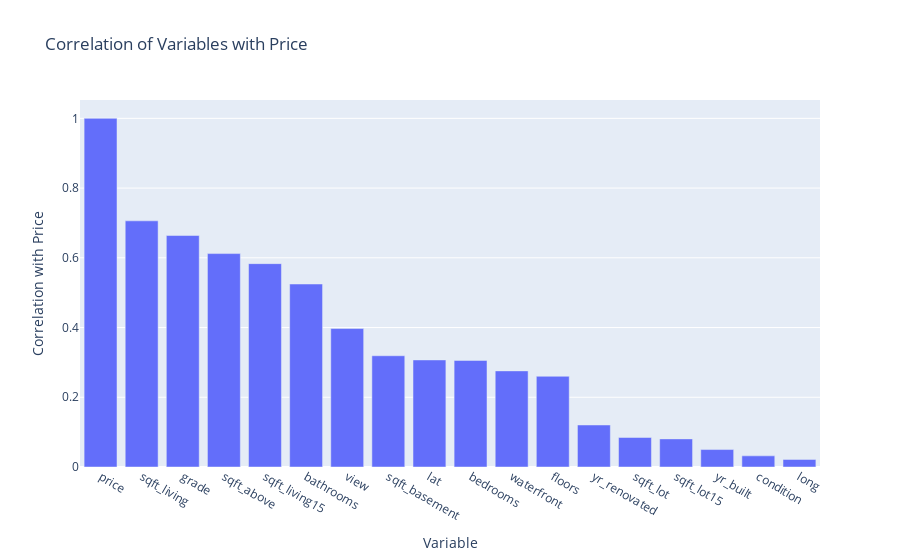
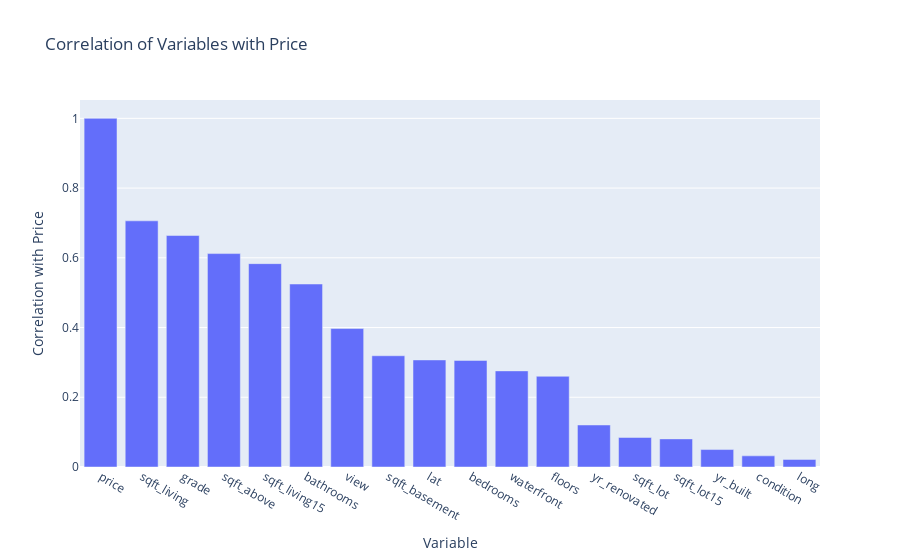

The cell these charts' notebook holds for them, in order:
### Markdown cell above
# Hypothesis 1 - Price Drivers

### Hypothesis: Not all factors have the same influence on the price!
and some factors might be interesting to my client that are beneficial in finding lower prices and/or selling higher

### Code cell
hypothesis1 = housing.copy()
price_corr = housing.copy()

#Exclude NaN Columns
price_corr_row = price_corr.dropna(axis=0,how='any')
price_corr_col = price_corr.dropna(axis=1, how='any')

# Exclude non-numeric columns from correlation analysis
price_corr_row.drop(columns=['house_id','sales_id', 'zipcode'], inplace=True)
price_corr_col.drop(columns=['house_id','sales_id', 'zipcode'], inplace=True)
numeric_columns = price_corr_row.select_dtypes(include=['int', 'float']).columns
numeric_columns_col = price_corr_col.select_dtypes(include=['int', 'float']).columns
correlation_matrix1 = price_corr_row[numeric_columns].corr()
correlation_matrix2 = price_corr_row[numeric_columns].corr()


#Sort correlation coefficients by magnitude
price_correlation1 = correlation_matrix1['price'].sort_values(ascending=False)
price_correlation2 = correlation_matrix2['price'].sort_values(ascending=False)

# Plot of the results
fig1 = px.bar(x=price_correlation1.index, y=price_correlation1.values, 
             labels={'x': 'Variable', 'y': 'Correlation with Price'},
             title='Correlation of Variables with Price')
fig2 = px.bar(x=price_correlation2.index, y=price_correlation2.values, 
             labels={'x': 'Variable', 'y': 'Correlation with Price'},
             title='Correlation of Variables with Price')
fig1.show()
fig2.show()

#Identical results - Therefore merging one Matrix
correlation_matrix = price_correlation1
del(correlation_matrix2, price_correlation1, price_correlation2, price_corr_row, price_corr_col)

### Figure 1 — Plotly figure (JSON) as saved in the notebook; plotly's stock layout.template omitted (floating-point values rounded to 4 significant figures)
{"data": [{"alignmentgroup": "True", "hovertemplate": "Variable=%{x}<br>Correlation with Price=%{y}<extra></extra>", "legendgroup": "", "marker": {"color": "#636efa", "pattern": {"shape": ""}}, "name": "", "offsetgroup": "", "orientation": "v", "showlegend": false, "textposition": "auto", "type": "bar", "x": ["price", "sqft_living", "grade", "sqft_above", "sqft_living15", "bathrooms", "view", "sqft_basement", "lat", "bedrooms", "waterfront", "floors", "yr_renovated", "sqft_lot", "sqft_lot15", "yr_built", "condition", "long"], "xaxis": "x", "y": [1, 0.7061, 0.6639, 0.6121, 0.5833, 0.5248, 0.3971, 0.3191, 0.3071, 0.3057, 0.2757, 0.2602, 0.1205, 0.08467, 0.08064, 0.05002, 0.03199, 0.02171], "yaxis": "y"}], "layout": {"barmode": "relative", "legend": {"tracegroupgap": 0}, "title": {"text": "Correlation of Variables with Price"}, "xaxis": {"anchor": "y", "domain": [0, 1], "title": {"text": "Variable"}}, "yaxis": {"anchor": "x", "domain": [0, 1], "title": {"text": "Correlation with Price"}}}}

### Figure 2 — Plotly figure (JSON) as saved in the notebook; plotly's stock layout.template omitted (floating-point values rounded to 4 significant figures)
{"data": [{"alignmentgroup": "True", "hovertemplate": "Variable=%{x}<br>Correlation with Price=%{y}<extra></extra>", "legendgroup": "", "marker": {"color": "#636efa", "pattern": {"shape": ""}}, "name": "", "offsetgroup": "", "orientation": "v", "showlegend": false, "textposition": "auto", "type": "bar", "x": ["price", "sqft_living", "grade", "sqft_above", "sqft_living15", "bathrooms", "view", "sqft_basement", "lat", "bedrooms", "waterfront", "floors", "yr_renovated", "sqft_lot", "sqft_lot15", "yr_built", "condition", "long"], "xaxis": "x", "y": [1, 0.7061, 0.6639, 0.6121, 0.5833, 0.5248, 0.3971, 0.3191, 0.3071, 0.3057, 0.2757, 0.2602, 0.1205, 0.08467, 0.08064, 0.05002, 0.03199, 0.02171], "yaxis": "y"}], "layout": {"barmode": "relative", "legend": {"tracegroupgap": 0}, "title": {"text": "Correlation of Variables with Price"}, "xaxis": {"anchor": "y", "domain": [0, 1], "title": {"text": "Variable"}}, "yaxis": {"anchor": "x", "domain": [0, 1], "title": {"text": "Correlation with Price"}}}}
